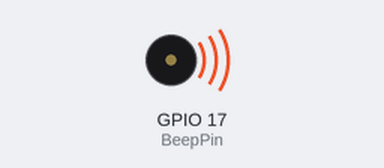
The program below on a simulated Raspberry Pi (BCM pin numbers). Parts: buzzer (waves = sounding, pin HIGH). At 2.4 s the program stops and its outputs stay as they are.

Above: at 0.05 s.
Timing chart, 0 to 3.0 s (numbered marks = the images above):
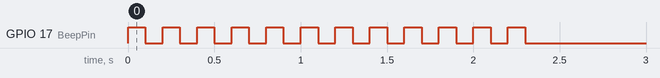

Measured:
- by itself, GPIO 17 (BeepPin): alternates HIGH for 0.10 s and LOW for 0.10 s, 24 changes in all, then stays LOW

The program:

buzzer.py
```python
import RPi.GPIO as GPIO
import time
GPIO.setwarnings(False)
BeepPin = 17

def setup():
    GPIO.setmode(GPIO.BCM)
    GPIO.setup(BeepPin, GPIO.OUT, initial=GPIO.LOW)


def main():
    for i in range(0, 12):
        # Buzzer on (Beep)
        GPIO.output(BeepPin, GPIO.HIGH)
        time.sleep(0.1)
        # Buzzer off
        GPIO.output(BeepPin, GPIO.LOW)
        time.sleep(0.1)

def destroy():
    # Turn off buzzer
    GPIO.output(BeepPin, GPIO.LOW)


# If run this script directly, do:
if __name__ == '__main__':
    setup()

    main()
    destroy()
```
